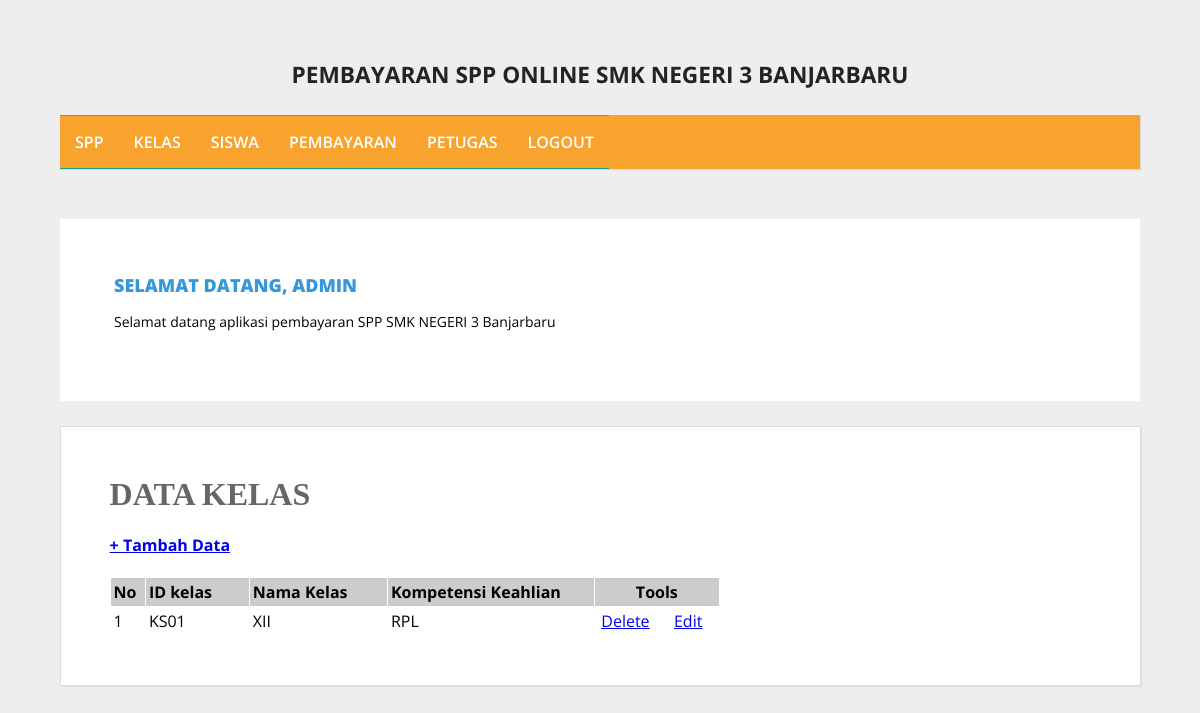
The page /admin/halaman_admin.php?open=data_kelas (signed in) on the database its author committed.
### tables this page shows
CREATE TABLE `kelas` (
  `id_kelas` varchar(5) NOT NULL,
  `nama_kelas` varchar(20) NOT NULL,
  `kompetensi_keahlian` varchar(30) NOT NULL
);

### admin/data_kelas.php (the view)
<?php
include_once "../src/koneksi.php";
?>
<h1 ><b>DATA KELAS </b></h1>
<h4 > <a href="?open=tambah_kelas">+ Tambah Data</a> </h3>
<table cellspacing="1" cellpadding="3">
    <tr>
        <td width="5%" bgcolor="#CCCCCC"><b>No</b></td>
        <td width="15%" bgcolor="#CCCCCC"><b>ID kelas </b></td>
        <td width="20%" bgcolor="#CCCCCC"><b>Nama Kelas</b></td>
        <td width="30%" bgcolor="#CCCCCC"><b>Kompetensi Keahlian</b></td>
        <td colspan="2" align="center" bgcolor="#CCCCCC"><b>Tools</b></td>
</tr>
<?php
$sql = mysqli_query($koneksi, "SELECT * FROM kelas ORDER BY id_kelas ASC");
$nomor = 0;
while ($data = mysqli_fetch_array($sql)) {
    $nomor++;
    ?>
    <tr>
        <td> <?php echo $nomor; ?> </td>
          <td> <?php echo $data['id_kelas']; ?> </td>
            <td> <?php echo $data['nama_kelas']; ?> </td>
              <td> <?php echo $data['kompetensi_keahlian']; ?> </td>
              <td width="9%" align="center"><a href="?open=hapus_kelas&id_kelas=<?php echo $data['id_kelas']; ?>"
              target="_self" onclick="return confirm('YAKIN INGIN MENGHAPUS DATA KELAS INI ...?')"> Delete</a></td>
              <td width="9%" align="center"><a href="?open=edit_kelas&id_kelas=<?php echo $data['id_kelas'] ?>"
              target="_self">Edit</a></td>
</tr>
<?php } ?>
</table>

### src/style.css (style rules this page uses)
body { background: #eee; margin:0; font-family: 'Open Sans', sans-serif; }
.conteudo h1 { padding: 0; margin: 0 0 15px; font-weight: normal; color: #666; font-family: Georgia; }

### rows shown on the page
kelas: id_kelas "KS01", nama_kelas "XII", kompetensi_keahlian "RPL"

### other values the page prints
$_SESSION['username'] "ADMIN"
